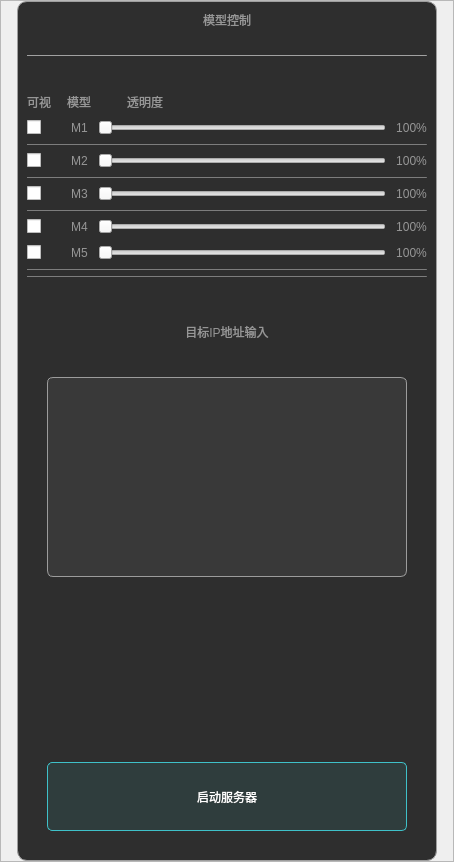
           <widget class="QFrame" name="frame_555">
            <property name="minimumSize">
             <size>
              <width>454</width>
              <height>0</height>
             </size>
            </property>
            <property name="maximumSize">
             <size>
              <width>454</width>
              <height>16777215</height>
             </size>
            </property>
            <property name="styleSheet">
             <string notr="true">QFrame#frame_555
{
	background-color: rgb(35, 35, 35);
}</string>
            </property>
            <property name="frameShape">
             <enum>QFrame::StyledPanel</enum>
            </property>
            <property name="frameShadow">
             <enum>QFrame::Raised</enum>
            </property>
            <layout class="QHBoxLayout" name="horizontalLayout_41">
             <property name="spacing">
              <number>0</number>
             </property>
             <property name="leftMargin">
              <number>0</number>
             </property>
             <property name="topMargin">
              <number>0</number>
             </property>
             <property name="rightMargin">
              <number>0</number>
             </property>
             <property name="bottomMargin">
              <number>0</number>
             </property>
             <item>
              <widget class="QFrame" name="frame02">
               <property name="minimumSize">
                <size>
                 <width>420</width>
                 <height>860</height>
                </size>
               </property>
               <property name="maximumSize">
                <size>
                 <width>420</width>
                 <height>860</height>
                </size>
               </property>
               <property name="styleSheet">
                <string notr="true">QFrame#frame02
{
background-color: rgb(46, 46, 46);
border-radius:10px;
border:1px solid;
	border-color: rgb(158, 158, 158);
}</string>
               </property>
               <property name="frameShape">
                <enum>QFrame::StyledPanel</enum>
               </property>
               <property name="frameShadow">
                <enum>QFrame::Raised</enum>
               </property>
               <layout class="QVBoxLayout" name="verticalLayout">
                <item>
                 <widget class="QLabel" name="label_41">
                  <property name="styleSheet">
                   <string notr="true">	font: 18pt &quot;微软雅黑&quot;;
color: rgb(150, 150, 150);</string>
                  </property>
                  <property name="text">
                   <string>模型控制</string>
                  </property>
                  <property name="alignment">
                   <set>Qt::AlignCenter</set>
                  </property>
                 </widget>
                </item>
                <item>
                 <spacer name="verticalSpacer_10">
                  <property name="orientation">
                   <enum>Qt::Vertical</enum>
                  </property>
                  <property name="sizeType">
                   <enum>QSizePolicy::Fixed</enum>
                  </property>
                  <property name="sizeHint" stdset="0">
                   <size>
                    <width>20</width>
                    <height>20</height>
                   </size>
                  </property>
                 </spacer>
                </item>
                <item>
                 <widget class="Line" name="line_6">
                  <property name="maximumSize">
                   <size>
                    <width>16777215</width>
                    <height>1</height>
                   </size>
                  </property>
                  <property name="styleSheet">
                   <string notr="true">background-color: rgb(140, 140, 140);</string>
                  </property>
                  <property name="orientation">
                   <enum>Qt::Horizontal</enum>
                  </property>
                 </widget>
                </item>
                <item>
                 <spacer name="verticalSpacer_9">
                  <property name="orientation">
                   <enum>Qt::Vertical</enum>
                  </property>
                  <property name="sizeType">
                   <enum>QSizePolicy::Fixed</enum>
                  </property>
                  <property name="sizeHint" stdset="0">
                   <size>
                    <width>20</width>
                    <height>30</height>
                   </size>
                  </property>
                 </spacer>
                </item>
                <item>
                 <layout class="QHBoxLayout" name="horizontalLayout_20">
                  <item>
                   <widget class="QLabel" name="label_46">
                    <property name="styleSheet">
                     <string notr="true">	font: 18pt &quot;微软雅黑&quot;;
color: rgb(150, 150, 150);</string>
                    </property>
                    <property name="text">
                     <string>可视</string>
                    </property>
                    <property name="alignment">
                     <set>Qt::AlignCenter</set>
                    </property>
                   </widget>
                  </item>
                  <item>
                   <spacer name="horizontalSpacer_6">
                    <property name="orientation">
                     <enum>Qt::Horizontal</enum>
                    </property>
                    <property name="sizeType">
                     <enum>QSizePolicy::Fixed</enum>
                    </property>
                    <property name="sizeHint" stdset="0">
                     <size>
                      <width>10</width>
                      <height>20</height>
                     </size>
                    </property>
                   </spacer>
                  </item>
                  <item>
                   <widget class="QLabel" name="label_45">
                    <property name="styleSheet">
                     <string notr="true">	font: 18pt &quot;微软雅黑&quot;;
color: rgb(150, 150, 150);</string>
                    </property>
                    <property name="text">
                     <string>模型</string>
                    </property>
                    <property name="alignment">
                     <set>Qt::AlignCenter</set>
                    </property>
                   </widget>
                  </item>
                  <item>
                   <spacer name="horizontalSpacer_7">
                    <property name="orientation">
                     <enum>Qt::Horizontal</enum>
                    </property>
                    <property name="sizeType">
                     <enum>QSizePolicy::Fixed</enum>
                    </property>
                    <property name="sizeHint" stdset="0">
                     <size>
                      <width>30</width>
                      <height>20</height>
                     </size>
                    </property>
                   </spacer>
                  </item>
                  <item>
                   <widget class="QLabel" name="label_47">
                    <property name="styleSheet">
                     <string notr="true">	font: 18pt &quot;微软雅黑&quot;;
color: rgb(150, 150, 150);</string>
                    </property>
                    <property name="text">
                     <string>透明度</string>
                    </property>
                    <property name="alignment">
                     <set>Qt::AlignCenter</set>
                    </property>
                   </widget>
                  </item>
                  <item>
                   <spacer name="horizontalSpacer_13">
                    <property name="orientation">
                     <enum>Qt::Horizontal</enum>
                    </property>
                    <property name="sizeHint" stdset="0">
                     <size>
                      <width>40</width>
                      <height>20</height>
                     </size>
                    </property>
                   </spacer>
                  </item>
                 </layout>
                </item>
                <item>
                 <layout class="QHBoxLayout" name="horizontalLayout_4">
                  <property name="spacing">
                   <number>10</number>
                  </property>
                  <item>
                   <widget class="QCheckBox" name="checkBox">
                    <property name="styleSheet">
                     <string notr="true">
QCheckBox::indicator:unchecked {
	image: url(:/new/prefix1/modlevisable.png);
}
/*勾选框选中时的图像*/
QCheckBox::indicator:checked {

	image: url(:/new/prefix1/modleunvisable.png);
}
</string>
                    </property>
                    <property name="text">
                     <string/>
                    </property>
                   </widget>
                  </item>
                  <item>
                   <spacer name="horizontalSpacer_8">
                    <property name="orientation">
                     <enum>Qt::Horizontal</enum>
                    </property>
                    <property name="sizeType">
                     <enum>QSizePolicy::Fixed</enum>
                    </property>
                    <property name="sizeHint" stdset="0">
                     <size>
                      <width>20</width>
                      <height>20</height>
                     </size>
                    </property>
                   </spacer>
                  </item>
                  <item>
                   <widget class="QLabel" name="label_51">
                    <property name="styleSheet">
                     <string notr="true">	font: 18pt &quot;微软雅黑&quot;;
color: rgb(150, 150, 150);</string>
                    </property>
                    <property name="text">
                     <string>M1</string>
                    </property>
                    <property name="alignment">
                     <set>Qt::AlignCenter</set>
                    </property>
                   </widget>
                  </item>
                  <item>
                   <widget class="QSlider" name="horizontalSlider">
                    <property name="orientation">
                     <enum>Qt::Horizontal</enum>
                    </property>
                   </widget>
                  </item>
                  <item>
                   <widget class="QLabel" name="label_52">
                    <property name="styleSheet">
                     <string notr="true">	font: 18pt &quot;微软雅黑&quot;;
color: rgb(150, 150, 150);</string>
                    </property>
                    <property name="text">
                     <string>100%</string>
                    </property>
                    <property name="alignment">
                     <set>Qt::AlignCenter</set>
                    </property>
                   </widget>
                  </item>
                 </layout>
                </item>
                <item>
                 <widget class="Line" name="line">
                  <property name="minimumSize">
                   <size>
                    <width>0</width>
                    <height>1</height>
                   </size>
                  </property>
                  <property name="maximumSize">
                   <size>
                    <width>16777215</width>
                    <height>1</height>
                   </size>
                  </property>
                  <property name="styleSheet">
                   <string notr="true">background-color: rgb(109, 109, 109);</string>
                  </property>
                  <property name="orientation">
                   <enum>Qt::Horizontal</enum>
                  </property>
                 </widget>
                </item>
                <item>
                 <layout class="QHBoxLayout" name="horizontalLayout_7">
                  <property name="spacing">
                   <number>10</number>
                  </property>
                  <item>
                   <widget class="QCheckBox" name="checkBox_2">
                    <property name="styleSheet">
                     <string notr="true">
QCheckBox::indicator:unchecked {
	image: url(:/new/prefix1/modlevisable.png);
}
/*勾选框选中时的图像*/
QCheckBox::indicator:checked {

	image: url(:/new/prefix1/modleunvisable.png);
}

</string>
                    </property>
                    <property name="text">
                     <string/>
                    </property>
                   </widget>
                  </item>
                  <item>
                   <spacer name="horizontalSpacer_9">
                    <property name="orientation">
                     <enum>Qt::Horizontal</enum>
                    </property>
                    <property name="sizeType">
                     <enum>QSizePolicy::Fixed</enum>
                    </property>
                    <property name="sizeHint" stdset="0">
                     <size>
                      <width>20</width>
                      <height>20</height>
                     </size>
                    </property>
                   </spacer>
                  </item>
                  <item>
                   <widget class="QLabel" name="label_53">
                    <property name="styleSheet">
                     <string notr="true">	font: 18pt &quot;微软雅黑&quot;;
color: rgb(150, 150, 150);</string>
                    </property>
                    <property name="text">
                     <string>M2</string>
                    </property>
                    <property name="alignment">
                     <set>Qt::AlignCenter</set>
                    </property>
                   </widget>
                  </item>
                  <item>
                   <widget class="QSlider" name="horizontalSlider_2">
                    <property name="orientation">
                     <enum>Qt::Horizontal</enum>
                    </property>
                   </widget>
                  </item>
                  <item>
                   <widget class="QLabel" name="label_54">
                    <property name="styleSheet">
                     <string notr="true">	font: 18pt &quot;微软雅黑&quot;;
color: rgb(150, 150, 150);</string>
                    </property>
                    <property name="text">
                     <string>100%</string>
                    </property>
                    <property name="alignment">
                     <set>Qt::AlignCenter</set>
                    </property>
                   </widget>
                  </item>
                 </layout>
                </item>
                <item>
                 <widget class="Line" name="line_3">
                  <property name="minimumSize">
                   <size>
                    <width>0</width>
                    <height>1</height>
                   </size>
                  </property>
                  <property name="maximumSize">
                   <size>
                    <width>16777215</width>
                    <height>1</height>
                   </size>
                  </property>
                  <property name="styleSheet">
                   <string notr="true">background-color: rgb(109, 109, 109);</string>
                  </property>
                  <property name="orientation">
                   <enum>Qt::Horizontal</enum>
                  </property>
                 </widget>
                </item>
                <item>
                 <layout class="QHBoxLayout" name="horizontalLayout_24">
                  <property name="spacing">
                   <number>10</number>
                  </property>
                  <item>
                   <widget class="QCheckBox" name="checkBox_3">
                    <property name="styleSheet">
                     <string notr="true">
QCheckBox::indicator:unchecked {
	image: url(:/new/prefix1/modlevisable.png);
}
/*勾选框选中时的图像*/
QCheckBox::indicator:checked {

	image: url(:/new/prefix1/modleunvisable.png);
}
</string>
                    </property>
                    <property name="text">
                     <string/>
                    </property>
                   </widget>
                  </item>
                  <item>
                   <spacer name="horizontalSpacer_10">
                    <property name="orientation">
                     <enum>Qt::Horizontal</enum>
                    </property>
                    <property name="sizeType">
                     <enum>QSizePolicy::Fixed</enum>
                    </property>
                    <property name="sizeHint" stdset="0">
                     <size>
                      <width>20</width>
                      <height>20</height>
                     </size>
                    </property>
                   </spacer>
                  </item>
                  <item>
                   <widget class="QLabel" name="label_55">
                    <property name="styleSheet">
                     <string notr="true">	font: 18pt &quot;微软雅黑&quot;;
color: rgb(150, 150, 150);</string>
                    </property>
                    <property name="text">
                     <string>M3</string>
                    </property>
                    <property name="alignment">
                     <set>Qt::AlignCenter</set>
                    </property>
                   </widget>
                  </item>
                  <item>
                   <widget class="QSlider" name="horizontalSlider_3">
                    <property name="orientation">
                     <enum>Qt::Horizontal</enum>
                    </property>
                   </widget>
                  </item>
                  <item>
                   <widget class="QLabel" name="label_56">
                    <property name="styleSheet">
                     <string notr="true">	font: 18pt &quot;微软雅黑&quot;;
color: rgb(150, 150, 150);</string>
                    </property>
                    <property name="text">
                     <string>100%</string>
                    </property>
                    <property name="alignment">
                     <set>Qt::AlignCenter</set>
                    </property>
                   </widget>
                  </item>
                 </layout>
                </item>
                <item>
                 <widget class="Line" name="line_2">
                  <property name="minimumSize">
                   <size>
                    <width>0</width>
                    <height>1</height>
                   </size>
                  </property>
                  <property name="maximumSize">
                   <size>
                    <width>16777215</width>
                    <height>1</height>
                   </size>
                  </property>
                  <property name="styleSheet">
                   <string notr="true">background-color: rgb(109, 109, 109);</string>
                  </property>
                  <property name="orientation">
                   <enum>Qt::Horizontal</enum>
                  </property>
                 </widget>
                </item>
                <item>
                 <layout class="QHBoxLayout" name="horizontalLayout_25">
                  <property name="spacing">
                   <number>10</number>
                  </property>
                  <item>
                   <widget class="QCheckBox" name="checkBox_4">
                    <property name="styleSheet">
                     <string notr="true">
QCheckBox::indicator:unchecked {
	image: url(:/new/prefix1/modlevisable.png);
}
/*勾选框选中时的图像*/
QCheckBox::indicator:checked {

	image: url(:/new/prefix1/modleunvisable.png);
}
</string>
                    </property>
                    <property name="text">
                     <string/>
                    </property>
                   </widget>
                  </item>
                  <item>
                   <spacer name="horizontalSpacer_11">
                    <property name="orientation">
                     <enum>Qt::Horizontal</enum>
                    </property>
                    <property name="sizeType">
                     <enum>QSizePolicy::Fixed</enum>
                    </property>
                    <property name="sizeHint" stdset="0">
                     <size>
                      <width>20</width>
                      <height>20</height>
                     </size>
                    </property>
                   </spacer>
                  </item>
                  <item>
                   <widget class="QLabel" name="label_57">
                    <property name="styleSheet">
                     <string notr="true">	font: 18pt &quot;微软雅黑&quot;;
color: rgb(150, 150, 150);</string>
                    </property>
                    <property name="text">
                     <string>M4</string>
                    </property>
                    <property name="alignment">
                     <set>Qt::AlignCenter</set>
                    </property>
                   </widget>
                  </item>
                  <item>
                   <widget class="QSlider" name="horizontalSlider_4">
                    <property name="orientation">
                     <enum>Qt::Horizontal</enum>
                    </property>
                   </widget>
                  </item>
                  <item>
                   <widget class="QLabel" name="label_58">
                    <property name="styleSheet">
                     <string notr="true">	font: 18pt &quot;微软雅黑&quot;;
color: rgb(150, 150, 150);</string>
                    </property>
                    <property name="text">
                     <string>100%</string>
                    </property>
                    <property name="alignment">
                     <set>Qt::AlignCenter</set>
                    </property>
                   </widget>
                  </item>
                 </layout>
                </item>
                <item>
                 <layout class="QHBoxLayout" name="horizontalLayout_26">
                  <property name="spacing">
                   <number>10</number>
                  </property>
                  <item>
                   <widget class="QCheckBox" name="checkBox_5">
                    <property name="styleSheet">
                     <string notr="true">
QCheckBox::indicator:unchecked {
	image: url(:/new/prefix1/modlevisable.png);
}
/*勾选框选中时的图像*/
QCheckBox::indicator:checked {

	image: url(:/new/prefix1/modleunvisable.png);
}
</string>
                    </property>
                    <property name="text">
                     <string/>
                    </property>
                   </widget>
                  </item>
                  <item>
                   <spacer name="horizontalSpacer_12">
                    <property name="orientation">
                     <enum>Qt::Horizontal</enum>
                    </property>
                    <property name="sizeType">
                     <enum>QSizePolicy::Fixed</enum>
                    </property>
                    <property name="sizeHint" stdset="0">
                     <size>
                      <width>20</width>
                      <height>20</height>
                     </size>
                    </property>
                   </spacer>
                  </item>
                  <item>
                   <widget class="QLabel" name="label_59">
                    <property name="styleSheet">
                     <string notr="true">	font: 18pt &quot;微软雅黑&quot;;
color: rgb(150, 150, 150);</string>
                    </property>
                    <property name="text">
                     <string>M5</string>
                    </property>
                    <property name="alignment">
                     <set>Qt::AlignCenter</set>
                    </property>
                   </widget>
                  </item>
                  <item>
                   <widget class="QSlider" name="horizontalSlider_5">
                    <property name="orientation">
                     <enum>Qt::Horizontal</enum>
                    </property>
                   </widget>
                  </item>
                  <item>
                   <widget class="QLabel" name="label_60">
                    <property name="styleSheet">
                     <string notr="true">	font: 18pt &quot;微软雅黑&quot;;
color: rgb(150, 150, 150);</string>
                    </property>
                    <property name="text">
                     <string>100%</string>
                    </property>
                    <property name="alignment">
                     <set>Qt::AlignCenter</set>
                    </property>
                   </widget>
                  </item>
                 </layout>
                </item>
                <item>
                 <widget class="Line" name="line_4">
                  <property name="minimumSize">
                   <size>
                    <width>0</width>
                    <height>1</height>
                   </size>
                  </property>
                  <property name="maximumSize">
                   <size>
                    <width>16777215</width>
                    <height>1</height>
                   </size>
                  </property>
                  <property name="styleSheet">
                   <string notr="true">background-color: rgb(109, 109, 109);</string>
                  </property>
                  <property name="orientation">
                   <enum>Qt::Horizontal</enum>
                  </property>
                 </widget>
                </item>
                <item>
                 <widget class="Line" name="line_5">
                  <property name="minimumSize">
                   <size>
                    <width>0</width>
                    <height>1</height>
                   </size>
                  </property>
                  <property name="maximumSize">
                   <size>
                    <width>16777215</width>
                    <height>1</height>
                   </size>
                  </property>
                  <property name="styleSheet">
                   <string notr="true">background-color: rgb(109, 109, 109);</string>
                  </property>
                  <property name="orientation">
                   <enum>Qt::Horizontal</enum>
                  </property>
                 </widget>
                </item>
                <item>
                 <spacer name="verticalSpacer_11">
                  <property name="orientation">
                   <enum>Qt::Vertical</enum>
                  </property>
                  <property name="sizeType">
                   <enum>QSizePolicy::Fixed</enum>
                  </property>
                  <property name="sizeHint" stdset="0">
                   <size>
                    <width>20</width>
                    <height>40</height>
                   </size>
                  </property>
                 </spacer>
                </item>
                <item>
                 <widget class="QLabel" name="label_48">
                  <property name="styleSheet">
                   <string notr="true">	font: 18pt &quot;微软雅黑&quot;;
color: rgb(150, 150, 150);</string>
                  </property>
                  <property name="text">
                   <string>目标IP地址输入</string>
                  </property>
                  <property name="alignment">
                   <set>Qt::AlignCenter</set>
                  </property>
                 </widget>
                </item>
                <item>
                 <spacer name="verticalSpacer_12">
                  <property name="orientation">
                   <enum>Qt::Vertical</enum>
                  </property>
                  <property name="sizeType">
                   <enum>QSizePolicy::Fixed</enum>
                  </property>
                  <property name="sizeHint" stdset="0">
                   <size>
                    <width>20</width>
                    <height>30</height>
                   </size>
                  </property>
                 </spacer>
                </item>
                <item>
                 <layout class="QHBoxLayout" name="horizontalLayout_27">
                  <item>
                   <widget class="QLineEdit" name="lineEdit_5">
                    <property name="minimumSize">
                     <size>
                      <width>360</width>
                      <height>200</height>
                     </size>
                    </property>
                    <property name="maximumSize">
                     <size>
                      <width>300</width>
                      <height>200</height>
                     </size>
                    </property>
                    <property name="styleSheet">
                     <string notr="true">background-color: rgb(57, 57, 57);
font: 18pt &quot;微软雅黑&quot;;
border-radius:6px;
border:1px solid;
	border-color: rgb(156, 156, 156);
color: rgb(255, 255, 255);</string>
                    </property>
                    <property name="text">
                     <string/>
                    </property>
                    <property name="alignment">
                     <set>Qt::AlignCenter</set>
                    </property>
                   </widget>
                  </item>
                 </layout>
                </item>
                <item>
                 <spacer name="verticalSpacer_13">
                  <property name="orientation">
                   <enum>Qt::Vertical</enum>
                  </property>
                  <property name="sizeHint" stdset="0">
                   <size>
                    <width>20</width>
                    <height>40</height>
                   </size>
                  </property>
                 </spacer>
                </item>
                <item>
                 <spacer name="verticalSpacer_27">
                  <property name="orientation">
                   <enum>Qt::Vertical</enum>
                  </property>
                  <property name="sizeType">
                   <enum>QSizePolicy::Fixed</enum>
                  </property>
                  <property name="sizeHint" stdset="0">
                   <size>
                    <width>20</width>
                    <height>30</height>
                   </size>
                  </property>
                 </spacer>
                </item>
                <item>
                 <layout class="QHBoxLayout" name="horizontalLayout_29">
                  <item>
                   <widget class="QPushButton" name="set_listen">
                    <property name="minimumSize">
                     <size>
                      <width>360</width>
                      <height>69</height>
                     </size>
                    </property>
                    <property name="maximumSize">
                     <size>
                      <width>360</width>
                      <height>16777215</height>
                     </size>
                    </property>
                    <property name="styleSheet">
                     <string notr="true">QPushButton::!hover{
	background-color: rgb(47, 61, 61);
	font: 18pt &quot;微软雅黑&quot;;
border:1px solid;
	border-color: rgb(63, 193, 201);

}

QPushButton::hover{

	background-color: rgb(56, 133, 133);
	font: 90 18pt &quot;微软雅黑&quot;;	

border:2px solid;
	border-color: rgb(63, 193, 201);
	
}


QPushButton{

border-radius:5px;


color: rgb(255, 255, 255);

}

QPushButton:pressed { 
margin-top:0.5px;
margin-bottom:0.5px;
margin-left:0.5px;
margin-right:0.5px;

}</string>
                    </property>
                    <property name="text">
                     <string>启动服务器</string>
                    </property>
                   </widget>
                  </item>
                 </layout>
                </item>
                <item>
                 <widget class="QLabel" name="label_63">
                  <property name="text">
                   <string/>
                  </property>
                 </widget>
                </item>
               </layout>
              </widget>
             </item>
            </layout>
           </widget>
